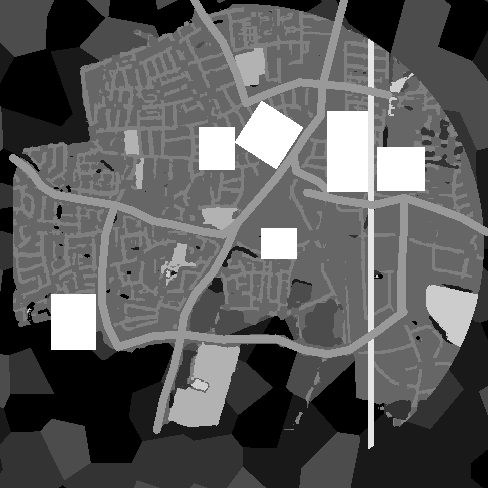
#> input picture data/world/elst_ground.png, 488 x 488 px
$ python render_plan.py ../../data/world/elst_ground.png out.png
#> lines starting #> are read from the running program, lines starting #| are printed output that depends on the picture
### tools/map/layout.py
"""Layout of Elst traced from docs/reference/kaart_elst.png (520 x 419 px).

Map pixels become world metres with to_world(): +x east, +z south, origin in
the middle of the tornado ring. Shared by the plan render and the generator.
"""
import math

SCALE = 1.05            # metres per map pixel
CENTER = (220.0, 242.0)  # map pixel at the world origin
RING_PUSH = 222.0
RING_WALL = 240.0


def to_world(p):
    return ((p[0] - CENTER[0]) * SCALE, (p[1] - CENTER[1]) * SCALE)


def to_map(p):
    return (p[0] / SCALE + CENTER[0], p[1] / SCALE + CENTER[1])


# Location: world position, yaw (door is local -z), footprint from the scene
# (x0, x1, z0, z1 in local metres) and the map blob it stands for.
LOCATIONS = {
    # The church faces the main road (R2) like a market square; its plaza
    # shrinks from 64 to 46 m so it fits next to the road and the bingo hall.
    "Kerk":       {"pos": (25.0, -109.0), "yaw": -2.146,       "box": (-23, 23, -23, 23), "color": (230, 60, 200)},
    "BingoClub":  {"pos": (-27.0, -104.0), "yaw": math.pi,      "box": (-16, 16, -28, 11), "color": (30, 60, 230)},
    "KlaasHouse": {"pos": (35.0, 3.0),    "yaw": 0.0,           "box": (-16, 16, -17, 10), "color": (150, 40, 230)},
    # Turned around: platform and rail on the east side, square to the south.
    "Station":    {"pos": (112.0, -97.0), "yaw": math.pi,       "box": (-13, 27, -43, 34), "color": (30, 200, 60)},
    "Westeraam":  {"pos": (157.0, -69.0), "yaw": math.pi,       "box": (-22, 22, -14, 26), "color": (240, 200, 0)},
    "OBCFort":    {"pos": (-172.0, 78.0), "yaw": -math.pi / 2,  "box": (-26, 26, -22, 19), "color": (230, 30, 30)},
}

# Railway: straight north-south, between the station and Westeraam.
RAIL_X = 127.0

# Main roads traced from the wide roads on the map, in map pixels.
MAIN_ROADS_PX = {
    "R1 noord":       [(167, 0), (183, 27), (200, 50), (213, 80), (222, 108), (233, 103), (253, 95), (273, 88), (295, 90)],
    "R2 doorgaand":   [(318, 0), (310, 30), (300, 70), (295, 90), (293, 120), (280, 137), (267, 157), (250, 180),
                       (233, 200), (213, 223), (203, 247), (190, 270), (173, 290), (163, 310), (160, 330), (153, 360),
                       (143, 390), (137, 419)],
    "R3 west":        [(0, 160), (17, 173), (27, 187), (40, 195), (67, 200), (97, 205), (113, 210), (133, 220),
                       (150, 223), (180, 230), (200, 233), (213, 223)],
    "R4 zuidwest":    [(97, 205), (88, 233), (85, 267), (85, 300), (90, 320), (100, 340)],
    "R5 zuidring":    [(100, 340), (133, 330), (160, 328), (200, 333), (250, 332), (277, 343), (300, 347),
                       (320, 343), (350, 323), (367, 310), (372, 307)],
    "R6 oost":        [(373, 198), (372, 233), (370, 267), (370, 307)],
    "R7 Westeraam":   [(373, 198), (400, 207), (427, 217), (450, 230), (473, 238), (500, 243), (520, 247)],
    "R11 Stationsstraat": [(267, 157), (270, 173), (290, 182), (299, 190)],
    "R12 spoorweg-oost":  [(295, 90), (317, 92), (343, 97), (357, 100)],
    "S1 station-zuid":    [(280, 193), (310, 200), (343, 205), (373, 198)],
}
MAIN_ROADS = {name: [to_world(p) for p in pts] for name, pts in MAIN_ROADS_PX.items()}

# Where the roads cross the railway (world z).
RAIL_CROSSINGS_Z = [to_world((343, 97))[1], to_world((343, 205))[1], to_world((343, 327))[1]]

# Old provisional layout, for comparison.
OLD = {"Kerk": (0, 0), "KlaasHouse": (-20, 110), "BingoClub": (-130, -20), "Station": (125, 30),
       "Westeraam": (160, -105), "OBCFort": (-130, 130)}


# [23 lines left out: functions footprint, door, _seg_dist, not called in this run]


def _poly_edges(poly):
    return [(poly[i], poly[(i + 1) % len(poly)]) for i in range(len(poly))]


# [24 lines left out: functions _inside, poly_line_gap, not called in this run]


# Roads that end at a location on purpose.
LEADS_TO = {("Station", "R11 Stationsstraat")}


# [23 lines left out: function check, not called in this run]

### tools/map/render_plan.py
"""Draws the planned layout of Elst over the reference map.

Run: python3 tools/map/render_plan.py docs/reference/kaart_elst.png plan.png
"""
import math
import sys
import pathlib
from PIL import Image, ImageDraw, ImageFont

sys.path.insert(0, str(pathlib.Path(__file__).parent))
import layout as L

MAP = Image.open(sys.argv[1]).convert("RGB")
OUT = sys.argv[2]
PPM = 2.0          # pixels per metre
HALF = 255.0       # metres shown around the origin
SIZE = int(HALF * 2 * PPM)


def font(size, bold=False):
    for path in ("/usr/share/fonts/truetype/dejavu/DejaVuSans-Bold.ttf" if bold else "/usr/share/fonts/truetype/dejavu/DejaVuSans.ttf",
                 "/usr/share/fonts/TTF/DejaVuSans.ttf"):
        try:
            return ImageFont.truetype(path, size)
        except OSError:
            pass
    return ImageFont.load_default()


def scr(p):
    return ((p[0] + HALF) * PPM, (p[1] + HALF) * PPM)


img = Image.new("RGB", (SIZE, SIZE), (60, 56, 52))
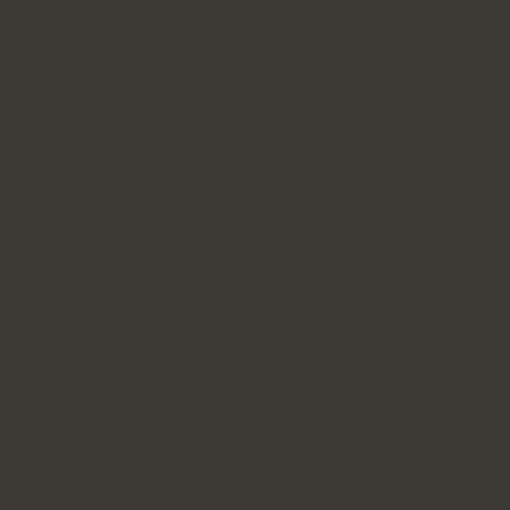
#> img: PIL image 1020x1020 RGB (shown at 1/2 size); mean R, G, B 60, 56, 52
px = img.load()
mp = MAP.load()
for y in range(SIZE):
    for x in range(SIZE):
        wx, wz = x / PPM - HALF, y / PPM - HALF
#> (the run stopped early here; a loop or call above may not have finished)
